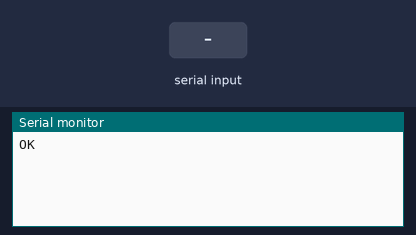
This sketch was run on a simulated ESP32. Shown: the last lines printed to the serial monitor. Inputs (shaded band) come from the test bench. The modem accepts every AT command (registered, SIM ready, sends succeed) and sends nothing else.

Above: at 1.8 s.
1.9 s: "+HTTPREAD:\n" received over the second serial link
At 3.7 s:
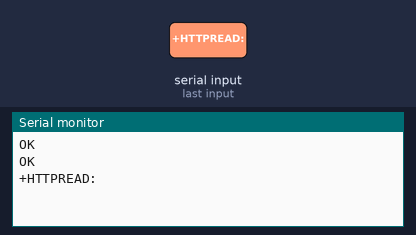
4.5 s: "1\n" received over the second serial link
At 5.8 s:
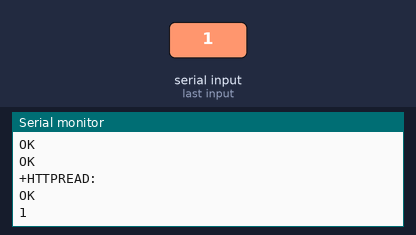

The sketch:

ejemploPOST.ino
```cpp
const String url = "http://sacr.com.ar/api";
void initLTE()
{
  Serial2.print("AT+CFUN=1\r");
  delay(1000);
  Serial.println(recep());
  Serial2.print("AT+CSTT=\"igprs.claro.com.ar\"\r");
  delay(2000);
  Serial.println(recep());
  Serial2.print("AT+CIICR\r");
  delay(2000);
  Serial.println(recep());
  Serial2.print("AT+CIFSR\r");
  delay(1000);
  Serial.println(recep());
  Serial2.print("AT+CDNSCFG = \"8.8.8.8\",\"8.8.4.4\"\r");
  delay(1000);
  Serial.println(recep());
  Serial2.print("AT+SAPBR=3,1,\"CONTYPE\",\"GPRS\"\r");  /* Connection type GPRS */
  delay(1000);
  Serial.println(recep());
  Serial2.print("AT+SAPBR=3,1,\"APN\",\"igprs.claro.com.ar\"\r");  /* APN of the provider */
  delay(1000);
  Serial.println(recep());

  return;
}

String recep()
{
  String reciv;
  while (Serial2.available()) {
    reciv.concat(char(Serial2.read()));
  }
  return reciv;
}

String getData(String raw)
{
  String aux, dat;

  aux = raw.substring(raw.indexOf("+HTTPREAD:")+1);
  aux = aux.substring(aux.indexOf("\n")+1);
  dat = aux.substring(0, aux.indexOf("\n")-1);

  return dat;
}

void postRequest(String api, String obj)
{
  String aux = "AT+HTTPPARA=\"URL\",\"";
  aux.concat(url);
  aux.concat(api);
  aux.concat("\"\r");

  Serial2.print("AT+SAPBR=1,1\r"); /* Open GPRS context */
  delay(1000);
  Serial.println(recep());
  Serial2.print("AT+HTTPINIT\r"); /* Initialize HTTP service */
  delay(1000);
  Serial.println(recep());
//  Serial2.print("AT+HTTPSSL=1\r");
//  delay(5000);
//  Serial.println(recep());
  Serial2.print("AT+HTTPPARA=\"CID\",1\r");  /* Set parameters for HTTP session */
  delay(1000);
  Serial.println(recep());
  Serial2.print(aux); // URL
  delay(2000);
  Serial.println(recep());
  Serial2.print("AT+HTTPPARA=\"CONTENT\",\"application/json\"\r");  /* Set parameters for HTTP session */
  delay(1000);
  Serial.println(recep());
  Serial2.println("AT+HTTPDATA=18,10000");
  delay(6000);
  Serial.println(recep());
  Serial2.println(obj);
  delay(6000);
  Serial.println(recep());
  Serial2.print("AT+HTTPACTION=1\r");  /* Start GET session */
  delay(5000);
  Serial.println(recep());
  Serial2.print("AT+HTTPREAD=0,30000\r");  /* Read data from HTTP server */
  delay(4000);
  Serial.println(getData(recep()));
  Serial2.print("AT+HTTPTERM\r");  /* Terminae HTTP service */
  delay(1000);
  Serial.println(recep());
  Serial2.print("AT+SAPBR=0,1\r."); /* Close GPRS context */
  delay(1000);
  Serial.println(recep());

  return;
}

void setup() {
  // put your setup code here, to run once:

  Serial.begin(115200);
  Serial2.begin(19200);
  initLTE();
  postRequest("/post/", "{\"datos\":\"Holass\"}");
}

void loop() {
  // put your main code here, to run repeatedly:

}
```

Measured:
- after the input at 1.9 s, the serial monitor: prints a new line after 1.1 s (image 1)
- after the input at 4.5 s, the serial monitor: prints a new line after 0.50 s (image 2)
